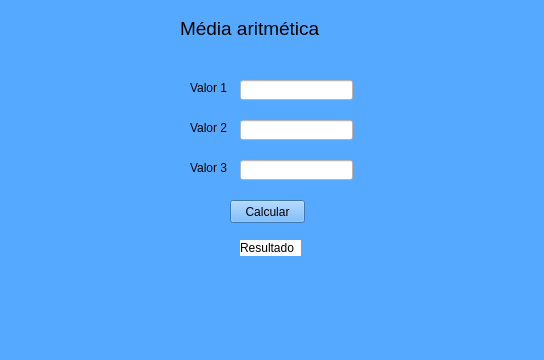
<?xml version="1.0" encoding="UTF-8"?>
<ui version="4.0">
 <class>MainWindow</class>
 <widget class="QMainWindow" name="MainWindow">
  <property name="geometry">
   <rect>
    <x>0</x>
    <y>0</y>
    <width>544</width>
    <height>360</height>
   </rect>
  </property>
  <property name="windowTitle">
   <string>MainWindow</string>
  </property>
  <property name="styleSheet">
   <string notr="true">background-color:#55aaff;</string>
  </property>
  <widget class="QWidget" name="centralwidget">
   <widget class="QLabel" name="label">
    <property name="geometry">
     <rect>
      <x>180</x>
      <y>20</y>
      <width>151</width>
      <height>16</height>
     </rect>
    </property>
    <property name="font">
     <font>
      <pointsize>14</pointsize>
     </font>
    </property>
    <property name="text">
     <string>Média aritmética</string>
    </property>
   </widget>
   <widget class="QLineEdit" name="lineEditNum1">
    <property name="geometry">
     <rect>
      <x>240</x>
      <y>80</y>
      <width>113</width>
      <height>20</height>
     </rect>
    </property>
    <property name="styleSheet">
     <string notr="true">background-color:#ffffff;</string>
    </property>
   </widget>
   <widget class="QLineEdit" name="lineEditNum2">
    <property name="geometry">
     <rect>
      <x>240</x>
      <y>120</y>
      <width>113</width>
      <height>20</height>
     </rect>
    </property>
    <property name="styleSheet">
     <string notr="true">background-color:#ffffff;</string>
    </property>
   </widget>
   <widget class="QLineEdit" name="lineEditNum3">
    <property name="geometry">
     <rect>
      <x>240</x>
      <y>160</y>
      <width>113</width>
      <height>20</height>
     </rect>
    </property>
    <property name="styleSheet">
     <string notr="true">background-color:#ffffff;</string>
    </property>
   </widget>
   <widget class="QLabel" name="label_2">
    <property name="geometry">
     <rect>
      <x>190</x>
      <y>80</y>
      <width>41</width>
      <height>16</height>
     </rect>
    </property>
    <property name="text">
     <string>Valor 1</string>
    </property>
   </widget>
   <widget class="QLabel" name="label_3">
    <property name="geometry">
     <rect>
      <x>190</x>
      <y>120</y>
      <width>41</width>
      <height>16</height>
     </rect>
    </property>
    <property name="text">
     <string>Valor 2</string>
    </property>
   </widget>
   <widget class="QLabel" name="label_4">
    <property name="geometry">
     <rect>
      <x>190</x>
      <y>160</y>
      <width>41</width>
      <height>16</height>
     </rect>
    </property>
    <property name="text">
     <string>Valor 3</string>
    </property>
   </widget>
   <widget class="QLabel" name="Resultado">
    <property name="geometry">
     <rect>
      <x>240</x>
      <y>240</y>
      <width>61</width>
      <height>16</height>
     </rect>
    </property>
    <property name="styleSheet">
     <string notr="true">background-color:#ffffff;</string>
    </property>
    <property name="text">
     <string>Resultado</string>
    </property>
   </widget>
   <widget class="QPushButton" name="pushButton">
    <property name="geometry">
     <rect>
      <x>230</x>
      <y>200</y>
      <width>75</width>
      <height>23</height>
     </rect>
    </property>
    <property name="text">
     <string>Calcular</string>
    </property>
   </widget>
  </widget>
  <widget class="QMenuBar" name="menubar">
   <property name="geometry">
    <rect>
     <x>0</x>
     <y>0</y>
     <width>544</width>
     <height>21</height>
    </rect>
   </property>
  </widget>
  <widget class="QStatusBar" name="statusbar"/>
 </widget>
 <resources/>
 <connections/>
</ui>
